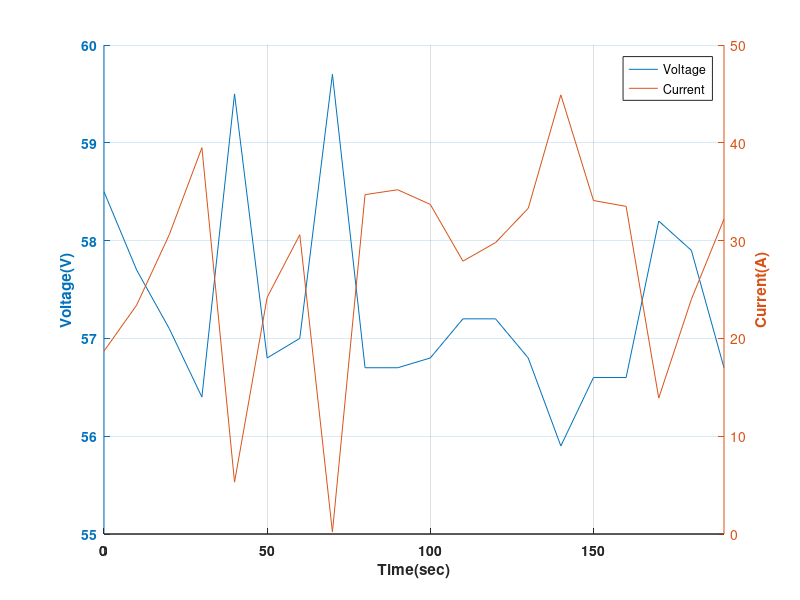

The MATLAB script that drew this image:
clc;
clear all;
close all;
voltage = [58.5 57.7 57.1 56.4 59.5 56.8 57.0 59.7 56.7 56.7 56.8 57.2 57.2 56.8 55.9 56.6 56.6 58.2 57.9 56.7];
current = [18.7 23.4 30.6 39.5 5.3 24.2 30.6 0.2 34.7 35.2 33.7 27.9 29.8 33.3 44.9 34.1 33.5 13.9 24 32.2];
time = 0:10:190;
hold on
%figure(1)
%plot(time,voltage,time,current,'linewidth',2),xlabel('Time(sec)','FontWeight','bold'),ylabel('Voltage(V)','FontWeight','bold'),grid on,title('Voltage vs Time ','FontWeight','bold'),set(gca,'FontWeight','bold')
[ax,p1,p2] = plotyy(time,voltage,time,current,'plot'),grid on
legend('Voltage', 'Current')

xlabel(ax(1),'Time(sec)','FontWeight','bold'),set(gca,'FontWeight','bold') % label x-axis
ylabel(ax(1),'Voltage(V)','FontWeight','bold'),set(gca,'FontWeight','bold') % label left y-axis
ylabel(ax(2),'Current(A)','FontWeight','bold'),set(gca,'FontWeight','bold')